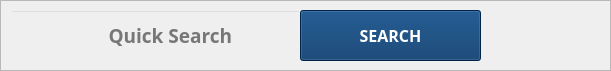
  <widget class="QFrame" name="frame_4">
   <property name="geometry">
    <rect>
     <x>330</x>
     <y>20</y>
     <width>611</width>
     <height>71</height>
    </rect>
   </property>
   <property name="frameShape">
    <enum>QFrame::StyledPanel</enum>
   </property>
   <property name="frameShadow">
    <enum>QFrame::Raised</enum>
   </property>
   <widget class="QLineEdit" name="lineEdit_OWNER_QuickSearch_Inventory">
    <property name="geometry">
     <rect>
      <x>10</x>
      <y>10</y>
      <width>291</width>
      <height>51</height>
     </rect>
    </property>
    <property name="font">
     <font>
      <family>Montserrat ExtraBold</family>
      <pointsize>14</pointsize>
      <weight>75</weight>
      <bold>true</bold>
     </font>
    </property>
    <property name="styleSheet">
     <string notr="true">
    background-color: transparent;
    color: black;
    padding: 2px;
    text-align: center;



</string>
    </property>
    <property name="alignment">
     <set>Qt::AlignCenter</set>
    </property>
    <property name="placeholderText">
     <string>      Quick Search</string>
    </property>
    <property name="clearButtonEnabled">
     <bool>false</bool>
    </property>
   </widget>
   <widget class="QLabel" name="label_14">
    <property name="geometry">
     <rect>
      <x>10</x>
      <y>10</y>
      <width>71</width>
      <height>51</height>
     </rect>
    </property>
    <property name="styleSheet">
     <string notr="true">background: transparent;
padding: 5;
</string>
    </property>
    <property name="text">
     <string/>
    </property>
    <property name="pixmap">
     <pixmap>../../../../Documents/assets/images/search.png</pixmap>
    </property>
    <property name="scaledContents">
     <bool>true</bool>
    </property>
   </widget>
   <widget class="QPushButton" name="pushButton_SEARCHitems">
    <property name="geometry">
     <rect>
      <x>300</x>
      <y>10</y>
      <width>181</width>
      <height>51</height>
     </rect>
    </property>
    <property name="font">
     <font>
      <family>Montserrat ExtraBold</family>
      <pointsize>12</pointsize>
      <weight>75</weight>
      <bold>true</bold>
     </font>
    </property>
    <property name="styleSheet">
     <string notr="true">
    background-color: #003366;
    color: white;
    padding: 2px;
    text-align: center;



</string>
    </property>
    <property name="text">
     <string>SEARCH</string>
    </property>
   </widget>
  </widget>
